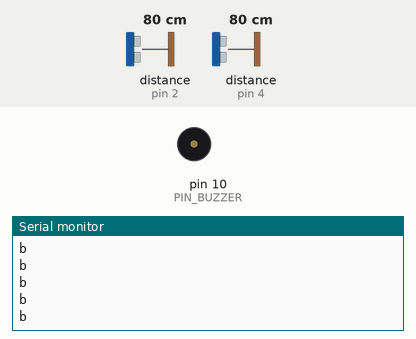
Bench run of a sketch on a simulated Arduino Uno, built with avr-gcc and run on an emulated ATmega328P. Parts: buzzer (waves = sounding, pin HIGH), the last lines printed to the serial monitor. The inputs (shaded band) are chosen by the test bench; at power-on: distance to the obstacle (sensors on pin 4, pin 2) 80 cm. The echo pulse lasts 58.3 µs per cm.

Above: at 1.2 s.
1.3 s: distance to the obstacle (sensor on pin 4) set to 11 cm
At 1.37 s:
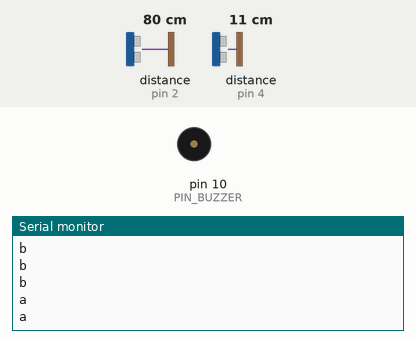
3.2 s: distance to the obstacle (sensor on pin 4) set to 8 cm
At 3.3 s:
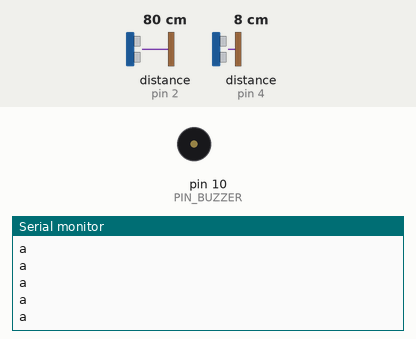

Measured:
- after the input at 1.3 s, the serial monitor: prints a new line at once (image 1)

The sketch:

Dupla_Ecolocalizacao_Ultrassonica.ino
```cpp
// Autoria: Lucas Henrique Santos Souza & Welligtton Silva Cavedo

#include <HCSR04.h>


//conexão dos pinos para o sensor ultrasonico e buzzer
#define PIN_TRIGGER1   5
#define PIN_ECHO1      4
#define PIN_TRIGGER2   3
#define PIN_ECHO2      2
#define PIN_BUZZER     10


UltraSonicDistanceSensor distanceSensor(PIN_TRIGGER1, PIN_ECHO1);  // Initialize sensor that uses digital pins 13 and 12.
UltraSonicDistanceSensor distanceSensor2(PIN_TRIGGER2, PIN_ECHO2);
int d1, d2;
char a='a';
char b='b';
char c='c';
char o='o';

void setup () {
    Serial.begin(9600);  // We initialize serial connection so that we could print values from sensor.
    pinMode(PIN_BUZZER,     OUTPUT);
}

void loop () {

    digitalWrite(PIN_BUZZER, LOW);

    d1=distanceSensor.measureDistanceCm();
    d2=distanceSensor2.measureDistanceCm();

    if(d1<=d2&&d1<=50&&d1>1||d2<=d1&&d2<=50&&d2>1)
    Serial.println(a);
    if(d1<=d2&&d1<=100&&d1>50||d2<=d1&&d2<=100&&d2>50){
    Serial.println(b);
    delay(200);}
    if(d1<=d2&&d1<=150&&d1>100||d2<=d1&&d2<=150&&d2>100){
    Serial.println(c);
    delay(500);}
    if(d1>150&&d2>150||d1<1&&d2<1)
    Serial.println(o);
    delay(50);


    if(d1<10 && d1!=-1)
    digitalWrite(PIN_BUZZER, HIGH);

}
```
